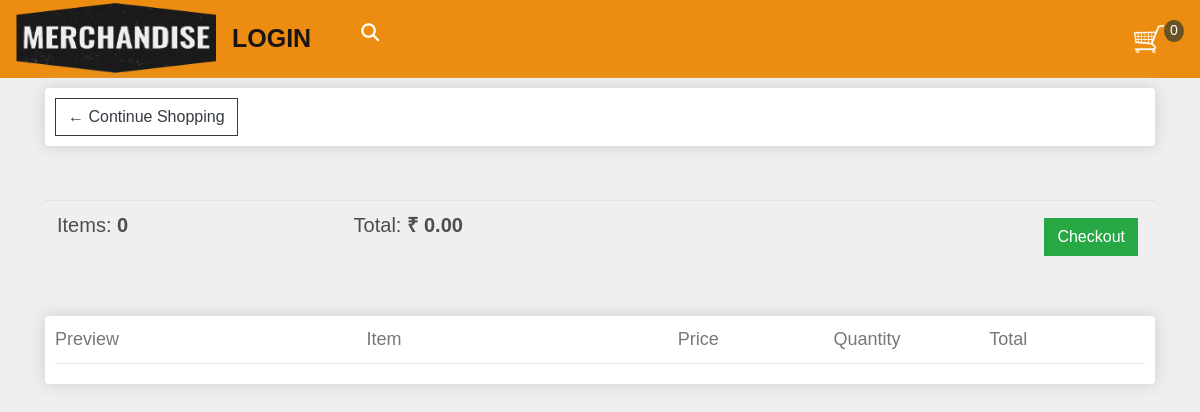
The page /cart/ (signed in) on the database as committed earlier.
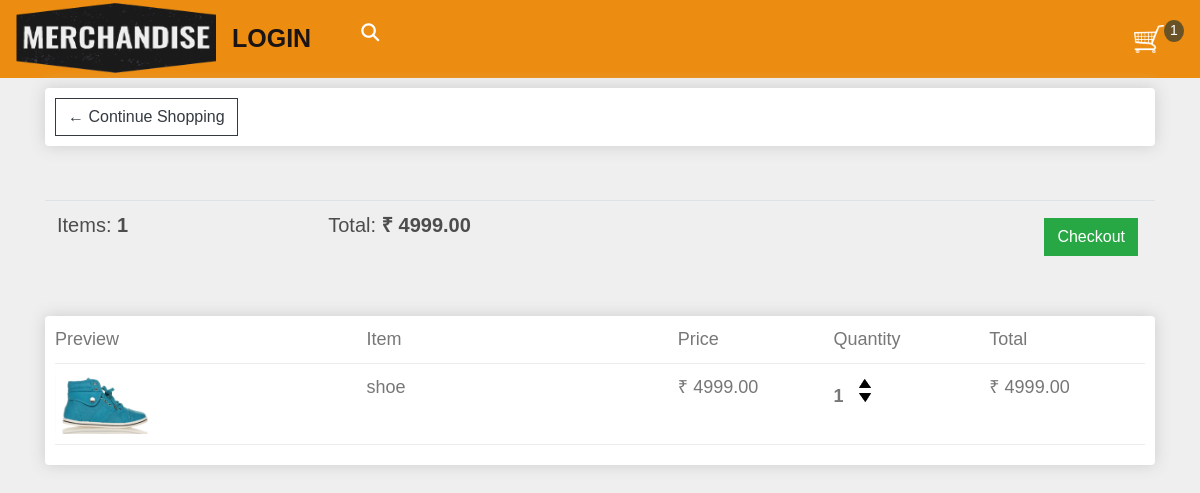
The same page on the database as committed later.
### merchandise/models.py (models this page shows, shortened)
class Order(models.Model):
    customer = models.ForeignKey(Customer, on_delete=models.SET_NULL, null=True, blank=True)
    date_ordered = models.DateTimeField(auto_now_add=True)
    complete = models.BooleanField(default=False, null=True, blank=False)
    transaction_id = models.CharField(max_length=200, null=True)
    @property
    def get_cart_total(self):
        orderitems = self.orderitem_set.all()
        total = sum([item.get_total for item in orderitems])
        return total
    @property
    def get_cart_items(self):
        orderitems = self.orderitem_set.all()
        total = sum([item.quantity for item in orderitems])
        return total

class OrderItem(models.Model):
    product = models.ForeignKey(Product, on_delete=models.SET_NULL, null=True, blank=True)
    order = models.ForeignKey(Order, on_delete=models.SET_NULL, null=True, blank=True)
    quantity = models.IntegerField(default=0, null=True, blank=True)
    date_added = models.DateTimeField(auto_now_add=True)
    @property
    def get_total(self):
        try:
            total = self.product.price * self.quantity
        except:
            total = 0
        return total

class Product(models.Model):
    name = models.CharField(max_length=200, null=True)
    price = models.DecimalField(max_digits=7, decimal_places=2)
    digital = models.BooleanField(default=False, null=True, blank=False)
    image = models.ImageField(max_length=200, null=True)
    url1 = models.URLField(max_length=200, null=True)
    @property
    def imageURL(self):
        try:
            url = self.image.url
        except:
            url = ''
        return url

### merchandise/views.py (the view)
# urls.py: path('cart/', views.cart, name="cart"),
def cart(request):
    data = cartData(request)
    cartItems = data['cartItems']
    order = data['order']
    items = data['items']
    context = {'items':items, 'order':order, 'cartItems':cartItems}
    return render(request, 'merchandise/cart.html', context)

### merchandise/utils.py (called while the page is built)
def cartData(request):
    if request.user.is_authenticated:
        customer = request.user.customer
        order, created = Order.objects.get_or_create(customer=customer, complete=False)
        items = order.orderitem_set.all()
        cartItems = order.get_cart_items
    else:
        cookieData = cookieCart(request)
        cartItems = cookieData['cartItems']
        order = cookieData['order']
        items = cookieData['items']
    return{'cartItems':cartItems, 'order':order, 'items':items}

### merchandise/templates/merchandise/cart.html
{% extends 'merchandise/main.html' %}
{% load static %}
{% block content%}
<div class="row">
	<div class="col-lg-12">
		<div class="box-element">
			<a class="btn btn-outline-dark" href="{% url 'merchandise' %}">&#x2190; Continue Shopping</a>
		</div>
		<br>
		<br>
		<table  class="table">
			<tr>
				<th><h5>Items: <strong>{{order.get_cart_items}}</strong></h5></th>
				<th><h5>Total: <strong>&#8377 {{order.get_cart_total|floatformat:2}}</strong></h5></th>
				<th>
					<a style="float: right; margin: 5px" class="btn btn-success" href="{% url 'checkout' %}">Checkout</a>
				</th>
			</tr>
		</table>
		<br>
		<div class="box-element">
			<div class="cart-row">
				<div style="flex: 2"><strong>Preview</strong></div>
				<div style="flex: 2"><strong>Item</strong></div>
				<div style="flex: 1"><strong>Price</strong></div>
				<div style="flex: 1"><strong>Quantity</strong></div>
				<div style="flex: 1 "><strong>Total</strong></div>
			</div>
			{% for item in items %}
			<div class="cart-row">
				<div style="flex:2"><img class="row-image" src="{{item.product.imageURL}}"></div>
				<div style="flex:2">{{item.product.name}}</div>
				<div style="flex:1">&#8377 {{item.product.price|floatformat:2}}</div>
				<div style="flex:1">
					<p class="quantity">{{item.quantity}}</p>
					<div class="quantity">
						<img data-product={{item.product.id}} data-action="add" class="chg-quantity update-cart" src="{% static  'images/uarrow.png' %}">
						<img data-product={{item.product.id}} data-action="remove" class="chg-quantity update-cart" src="{% static  'images/darrow.png' %}">
					</div>
				</div>
				<div style="flex:1">&#8377 {{item.get_total}}</div>
			</div>
			{% endfor %}
		</div>
	</div>
</div>
{% endblock content%}

### merchandise/templates/merchandise/main.html (shortened to what this page needs)
<!DOCTYPE html>
{% load static %}
<html lang="en">
<head>
  <link rel="stylesheet" href="https://stackpath.bootstrapcdn.com/bootstrap/4.5.0/css/bootstrap.min.css">
  <link rel="stylesheet" type="text/css" href="{% static 'css/main.css' %}">
  <link rel="stylesheet" href="https://cdnjs.cloudflare.com/ajax/libs/font-awesome/4.7.0/css/font-awesome.min.css">
  <link rel="stylesheet" href="path/to/font-awesome/css/font-awesome.min.css">
</head>
<body>
  <nav class="navbar navbar-expand-lg navbar-dark bg-dark">
    <a class="navbar-brand" href="{% url 'merchandise' %}">
      <img id="nav-brand" src="{%static 'images/fl.png'%}">
    </a>
    <div class="collapse navbar-collapse" id="navbarSupportedContent">
      <ul class="navbar-nav mr-auto">
        <li>
          <a class="brand" href="{% url 'login_page'%}">LOGIN</a>
        </li>
        <li>
          <div id="search-icon">
            <i class="fas fa-search"></i>
       </div>
        </li>
      </ul>
      <div class="form-inline my-2 my-lg-0">
        <a href="{% url 'cart' %}">
          <img id="cart-icon" src="{%static 'images/w1cart.png'%}">
        </a>
        <p id="cart-total">{{cartItems}}</p>
      </div>
    </div>
  </nav>
  <div class="container">
    {% block content %}
    {% endblock content %}
  </div>
 </body>
</html>

### static/css/main.css (style rules this page uses)
body { background-color: hsl(0, 0%, 98%); }
h1,h2,h3,h4,h5,h6 { color:hsl(0, 0%, 30%); }
.box-element { box-shadow:hsl(0, 0%, 80%) 0 0 16px; background-color: #fff; border-radius: 4px; padding: 10px; }
.brand { color: rgb(26, 20, 20); font-size: 25px; font-weight: bold; text-decoration: none; }
.bg-dark { background-color: #ec8d11!important; }
.navbar { padding-top: 0; padding-left: 15px; padding-bottom: 0; }
#nav-brand { width:200px; margin-top: -2px; margin-left: 1px; height: 70px; }
#cart-icon { width:30px; display: inline-block; margin-left: 15px; }
#cart-total { display: block; text-align: center; color:#fff; background-color: rgba(60, 63, 46, 0.74); width: 20px; height: 22px; border-radius: 50%; font-size: 14px; }
.col-lg-4, .col-lg-6, .col-lg-8, .col-lg-12 { margin-top: 10px; }
.btn { border-radius: 0; }
.row-image { width: 100px; }
.cart-row { display: flex; align-items: flex-stretch; padding-bottom: 10px; margin-bottom: 10px; border-bottom: 1px solid #ececec; }
.quantity { display: inline-block; font-weight: 700; padding-right:10px; }
.chg-quantity { width: 12px; cursor: pointer; display: block; margin-top: 5px; transition:.1s; }
body { margin:0; width: 100%; font-family: sans-serif; overflow-x: hidden; }
* { box-sizing: border-box; }
body { margin: 0; padding:0; background: #efefef; font-size: 18px; color: #777; font-family: sans-serif; font-weight: 300; }
body { font-family: Arial, Helvetica, sans-serif; }
#search-icon { color: white; padding: 0 50px; cursor: pointer; transition: 0.4s; top: 10%; }

Rows that differ between the two databases and show on the page:
removed Order: get_cart_items "0", get_cart_total "0.00"
added Order: get_cart_items "1", get_cart_total "4999.00"
added OrderItem: product.imageURL (picture), product.name "shoe", product.price "4999.00", quantity "1", get_total "4999.00"
Other text that changed with them:
{{ cartItems }}: "0" → "1"
